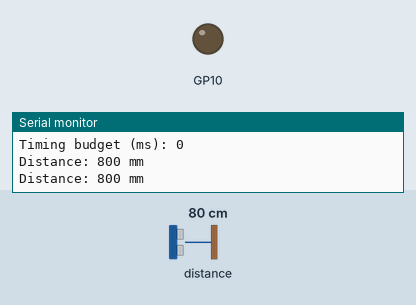
Bench run of a sketch on a simulated Raspberry Pi Pico. Shown: output pins drawn as LEDs (lit = HIGH), the last lines printed to the serial monitor. The inputs (shaded band) are chosen by the test bench; at power-on: distance to the obstacle 80 cm.

Above: at 3.1 s.
3.2 s: distance to the obstacle set to 194 cm
6.7 s: distance to the obstacle set to 205 cm
At 7.1 s:
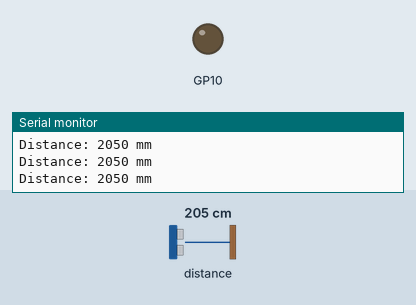
9.7 s: distance to the obstacle set to 2 cm
At 9.84 s:
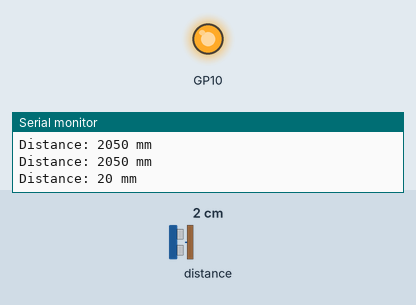
Timing chart, 0 to 19.2 s (numbered marks = the images above; inputs shaded):
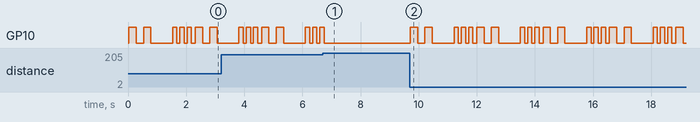

Measured:
- after the input at 6.7 s, GP10: goes on until 6.8 s, then stays LOW
- after the input at 9.7 s, GP10: LOW → HIGH at once, then repeats every 2.3 s: LOW 0.25 s, HIGH 0.25 s, LOW 0.75 s, 2 × (HIGH 0.15 s, LOW 0.10 s), HIGH 0.15 s, LOW 0.13 s, HIGH 0.25 s

The sketch:

StormTrooper.ino
```cpp
#include "Adafruit_VL53L1X.h"

#define IRQ_PIN 2
#define XSHUT_PIN 3

#define DETECTION_DISTANCE  2000      /// 2m

//Adafruit_VL53L1X vl53 = Adafruit_VL53L1X(XSHUT_PIN, IRQ_PIN);
Adafruit_VL53L1X vl53 = Adafruit_VL53L1X();

/// Simultate Storm Trooper Shooting
void shootIntruder()
{
  int i;

  for(i=0; i<2; i++)
  {
        digitalWrite(10, HIGH);
        delay(250);
        digitalWrite(10, LOW);
        delay(250);
  }

  delay(500);

  for(i=0; i<3; i++)
  {
        digitalWrite(10, HIGH);
        delay(150);
        digitalWrite(10, LOW);
        delay(100);
  }
}

void setup() {
  Serial.begin(115200);
  while (!Serial) delay(10);

  pinMode(10, OUTPUT);
  digitalWrite(10, LOW);

  Wire.setSDA(8);
  Wire.setSCL(9);


  Serial.println(F("Adafruit VL53L1X sensor demo"));

  Wire.begin();
  if (! vl53.begin(0x29, &Wire)) {
    Serial.print(F("Error on init of VL sensor: "));
    Serial.println(vl53.vl_status);
    while (1)       delay(10);
  }
  Serial.println(F("VL53L1X sensor OK!"));

  Serial.print(F("Sensor ID: 0x"));
  Serial.println(vl53.sensorID(), HEX);

  if (! vl53.startRanging()) {
    Serial.print(F("Couldn't start ranging: "));
    Serial.println(vl53.vl_status);
    while (1)       delay(10);
  }
  Serial.println(F("Ranging started"));

  // Valid timing budgets: 15, 20, 33, 50, 100, 200 and 500ms!
  vl53.setTimingBudget(50);
  Serial.print(F("Timing budget (ms): "));
  Serial.println(vl53.getTimingBudget());

  /*
  vl.VL53L1X_SetDistanceThreshold(100, 300, 3, 1);
  vl.VL53L1X_SetInterruptPolarity(0);
  */
}

void loop() {
  int16_t distance;

  if (vl53.dataReady()) {
    // new measurement for the taking!
    distance = vl53.distance();
    if (distance == -1) {
      // something went wrong!
      Serial.print(F("Couldn't get distance: "));
      Serial.println(vl53.vl_status);
      return;
    }
    Serial.print(F("Distance: "));
    Serial.print(distance);
    Serial.println(" mm");

    if(distance < DETECTION_DISTANCE)
    {
      shootIntruder();
    }

    // data is read out, time for another reading!
    vl53.clearInterrupt();
  }
}
```
